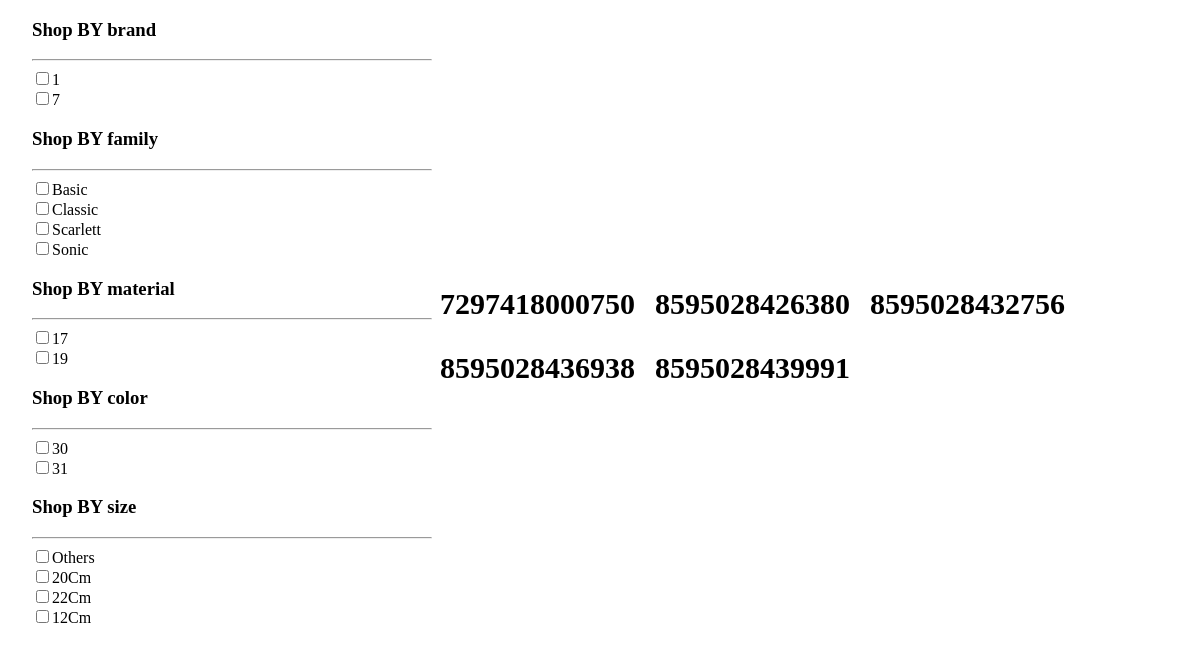
The page / on the database its author committed.
### tables this page shows
CREATE TABLE IF NOT EXISTS `Products` (
`ProductID` int(11) NOT NULL,
  `ProductBarcode` varchar(20) NOT NULL,
  `ProductQuaternaryCategoryID` int(11) NOT NULL,
  `ProductBrandID` int(11) NOT NULL,
  `ProductFamily` varchar(50) DEFAULT NULL,
  `ProductMaterialID` int(11) NOT NULL,
  `ProductColorID` int(11) NOT NULL,
  `ProductSize` varchar(50) NOT NULL
);

### filter.php (called while the page is built, shortened)
<?php
require_once('database.php');
$db = new database;
class Filter{
	public $attributes;
	public function __construct($attr){
		$this->attributes = $attr;
	}
	public function get_attribute_values(){
		global $db;
		foreach ($this->attributes as $key => $value){
			$sql = "SELECT $value FROM products";
			$attributes_values[$key] = $db->set_query($sql);
		}
		return $attributes_values;
	}
	public function get_attribute_unique_values(){
		$attributes_values = $this->get_attribute_values();
		foreach($this->attributes as $key => $value){
			foreach($attributes_values[$key] as $attributes_value){
				$temp[$key][] = $attributes_value[$value];
			}
			$temp[$key] = array_unique($temp[$key]);
		}
		return $temp;
	}
};
?>

### database.php (called while the page is built, shortened)
<?php
class Database{
	private $connection;
	public function __construct(){
		$this->connection = mysqli_connect('localhost','root','','test');
		mysqli_query($this->connection ,"SET NAMES 'utf8'");
		mysqli_query($this->connection ,"SET CHARACTER SET utf8");
		mysqli_query($this->connection ,"SET COLLATION_CONNECTION = 'utf8_unicode_ci'");
	}
	public function set_query($query){
		$run = mysqli_query($this->connection, $query);
		$results = NULL;
		if($run){
			while($row = mysqli_fetch_assoc($run)){
				$results[] = $row;
			}
			if($results){
				return $results;
			}
		}
	}
	public function get_data(){
		$sql = 'SELECT ProductBarcode FROM products';
		$results = self::set_query($sql);
		return $results;
	}
};
?>

### index.php (the view, shortened to what this page needs)
<?php
	require_once('filter.php');
	require_once('database.php');
	global $db;
	$results = $db->get_data();
	$filters = array('brand'=>'ProductBrandID', 'family'=>'ProductFamily', 'material'=>'ProductMaterialID', 'color'=>'ProductColorID', 'size' => 'ProductSize');
	$filter = new Filter($filters);
	$attributes = $filter->get_attribute_unique_values();
	$results = $db->get_data();
	$spec_results = NULL;
?>
<!DOCTYPE html>
<html>
	<head>
	    <link type="text/css" rel="stylesheet" href="css/home.css" />
	</head>
	<body class="filtering">
		<div>
			<form id="searchingForm" action="index.php" method="post">
				<?php
				$id = 0;
				foreach($attributes as $key => $values){?>
					<h3>Shop BY <?=$key;?></h3>
					<hr />
					<?php
					$i = 0;
					foreach($values as $value){
						if(empty($_POST)){?>
							<input id="checking<?=$id;?>" type="checkbox" name="<?=$key.'_'.$i;?>" value="<?=$value?>" /><?=$value?><br />
							<?php
						}
					$i++;
					$id++;
					}
				}
				?>
			</form>
		</div>
	<div class="results">
		<ul>
		<?php
		if($spec_results === NULL){
			foreach($results as $result){
				echo "<li>".$result['ProductBarcode']."</li>";
			}
		} else {
			$i = 0;
			foreach($spec_results as $result){
				echo "<li>".$result['ProductBarcode']."</li>";
				$i++;
			}
		}
		?>
		</ul>
	</div>
	</body>
</html>

### css/home.css (style rules this page uses)
html { font-family: "Tahoma"; margin-left: 2%; }
#searchingForm { width: 400px; }
.results { margin-left: 30%; margin-top: -370px; }
p,ul { font-size: 30px; font-weight: bold; }
ul>li { display: inline-block; margin-left: 20px; margin-bottom: 30px; }

### rows shown on the page
products: ProductBarcode "7297418000750"
products: ProductBarcode "8595028426380"
products: ProductBarcode "8595028432756"
products: ProductBarcode "8595028436938"
products: ProductBarcode "8595028439991"

### other values the page prints
$key "brand"
$value "1"
$value "7"
$key "family"
$value "Basic"
$value "Classic"
$value "Scarlett"
$value "Sonic"
$key "material"
$value "17"
$value "19"
$key "color"
$value "30"
$value "31"
$key "size"
